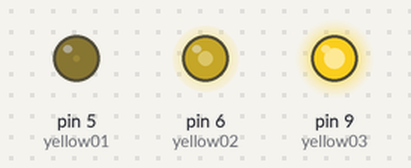
Simulated run of this sketch. Board: Arduino Uno, built with avr-gcc and run on an emulated ATmega328P. Parts: output pins drawn as LEDs (lit = HIGH).

Above: at 0.1 s.
Timing chart, 0 to 1.6 s (numbered marks = the images above):
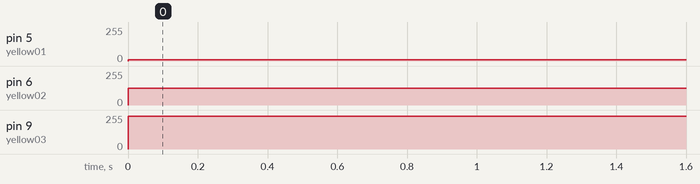

The sketch:

fire_flicker_video_05.ino
```cpp
// controlling LEDs using PWM and random

// define the pins our LEDs will connect to
// these pins must support PWM
int yellow01 = 5;
int yellow02 = 6;
int yellow03 = 9;


void setup() {
  // set the pins outputs
  pinMode(yellow01, OUTPUT);
  pinMode(yellow02, OUTPUT);
  pinMode(yellow03, OUTPUT);
}

void loop() {
  // display each LED with a different brightness
  // comment out when using the random code below
  // PWM value range 0 - 255
  analogWrite(yellow01, 10);
  analogWrite(yellow02, 127);
  analogWrite(yellow03, 245);


  // new flame flicker with random and PWM
  // uncomment to use random values
  // random max value should always be +1 the desired max value
  // analogWrite(yellow01, random(50, 100));
  // analogWrite(yellow02, random(100, 256));
  // analogWrite(yellow03, random(50, 100));
  // //pause for a random duration to create variability in flicker
  // delay(random(50, 200));

  // the code will return to the top and begin again
}
```

Measured:
- by itself, pin 5 (yellow01): 0/255 → 10/255 at 0.00 s
- by itself, pin 6 (yellow02): 0/255 → 127/255 at 0.00 s
- by itself, pin 9 (yellow03): 0/255 → 245/255 at 0.00 s
